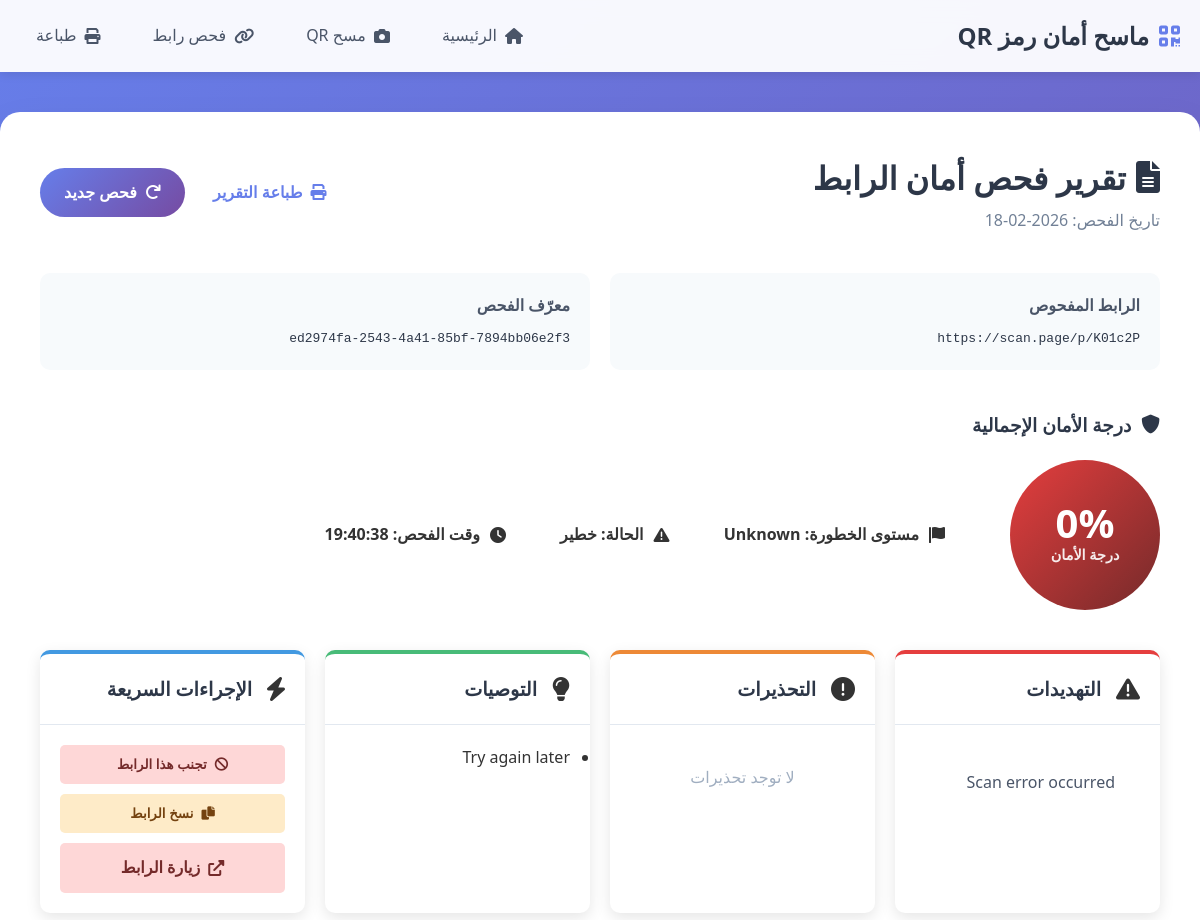
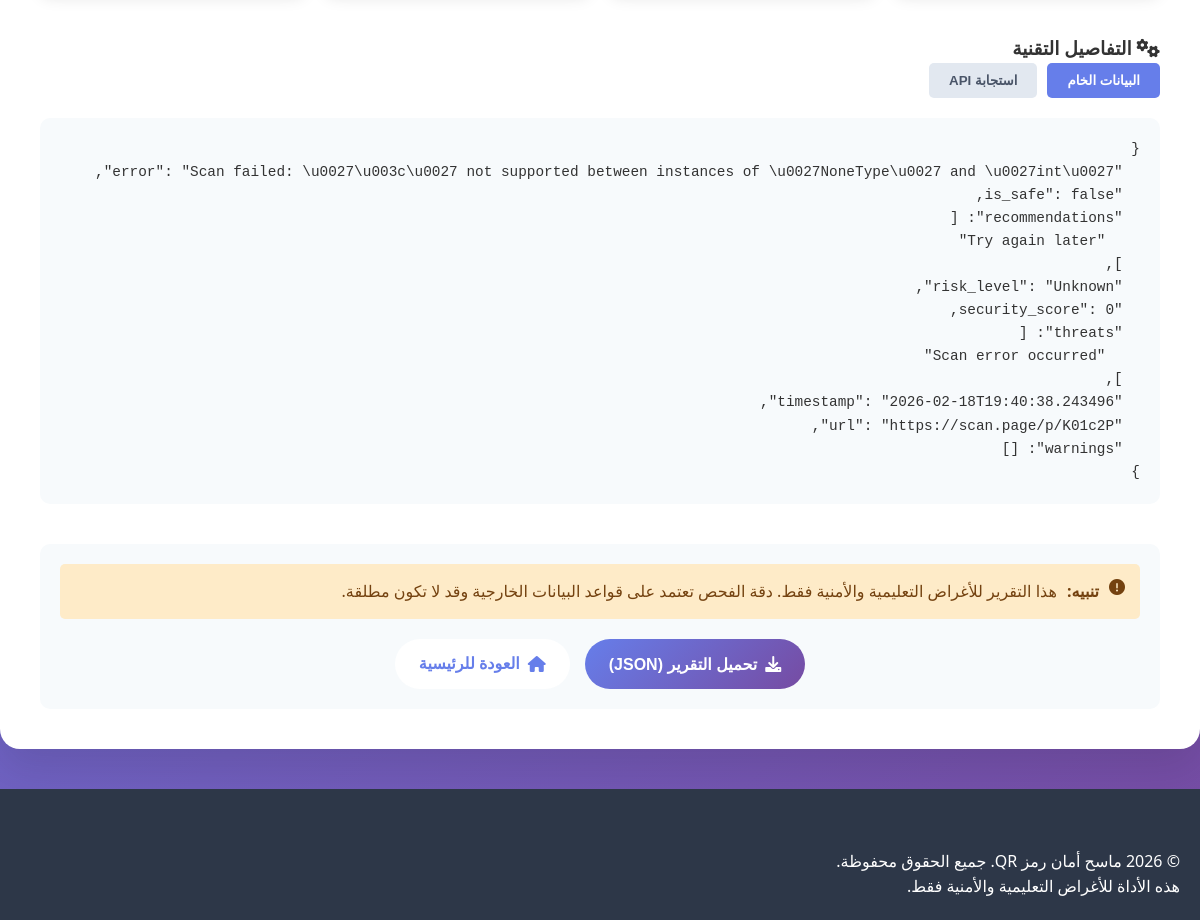
The page /report/ed2974fa-2543-4a41-85bf-7894bb06e2f3 on the database its author committed (2 pictures, top to bottom).
### tables this page shows
CREATE TABLE scans (
                id INTEGER PRIMARY KEY AUTOINCREMENT,
                scan_id TEXT UNIQUE NOT NULL,
                url TEXT NOT NULL,
                result TEXT NOT NULL,
                security_score INTEGER,
                risk_level TEXT,
                source TEXT,
                timestamp TEXT,
                created_at TIMESTAMP DEFAULT CURRENT_TIMESTAMP
            );

CREATE TABLE threats (
                id INTEGER PRIMARY KEY AUTOINCREMENT,
                scan_id TEXT NOT NULL,
                threat_type TEXT NOT NULL,
                description TEXT,
                severity TEXT,
                FOREIGN KEY (scan_id) REFERENCES scans (scan_id)
            );

### backend/app.py (the view)
@app.route('/report/<scan_id>')
def report_page(scan_id):
    result = get_scan_result(scan_id)
    if not result:
        return render_template('error.html', error="Report not found"), 404
    return render_template('report.html', report=result)

### backend/templates/report.html (shortened to what this page needs)
<!DOCTYPE html>
<html lang="ar" dir="rtl">
<head>
    <link rel="stylesheet" href="{{ url_for('static', filename='css/style.css') }}">
    <link rel="stylesheet" href="https://cdnjs.cloudflare.com/ajax/libs/font-awesome/6.0.0/css/all.min.css">
</head>
<body>
    <nav class="navbar">
        <div class="container">
            <h1><i class="fas fa-qrcode"></i> ماسح أمان رمز QR</h1>
            <div class="nav-links">
                <a href="/"><i class="fas fa-home"></i> الرئيسية</a>
                <a href="/scan"><i class="fas fa-camera"></i> مسح QR</a>
                <a href="/manual"><i class="fas fa-link"></i> فحص رابط</a>
                <a href="#" onclick="window.print()"><i class="fas fa-print"></i> طباعة</a>
            </div>
        </div>
    </nav>
    <div class="container report-container">
        <div class="report-header">
            <div class="report-title">
                <h2><i class="fas fa-file-alt"></i> تقرير فحص أمان الرابط</h2>
                <p class="report-date">تاريخ الفحص: {{ report.timestamp[:10] if report.timestamp else 'غير معروف' }}</p>
            </div>
            <div class="report-actions">
                <button onclick="window.print()" class="btn btn-secondary">
                    <i class="fas fa-print"></i> طباعة التقرير
                </button>
                <a href="/" class="btn btn-primary">
                    <i class="fas fa-redo"></i> فحص جديد
                </a>
            </div>
        </div>
        <div class="quick-overview">
            <div class="overview-card">
                <h3>الرابط المفحوص</h3>
                <p class="url-text">{{ report.url or 'غير متوفر' }}</p>
            </div>
            <div class="overview-card">
                <h3>معرّف الفحص</h3>
                <p class="scan-id">{{ report.scan_id or 'غير متوفر' }}</p>
            </div>
        </div>
        {% if report.result %}
        <div class="security-score-section">
            <h3><i class="fas fa-shield-alt"></i> درجة الأمان الإجمالية</h3>
            <div class="score-display">
                {% set score = report.result.security_score|default(0) %}
                {% set risk_level = report.result.risk_level|default('Unknown')|lower %}
                <div class="score-circle score-{{ 'high' if score >= 80 else 'medium' if score >= 60 else 'low' if score >= 40 else 'critical' }}">
                    <span class="score-value">{{ score }}%</span>
                    <span class="score-label">درجة الأمان</span>
                </div>
                <div class="score-details">
                    <div class="risk-level risk-{{ risk_level }}">
                        <i class="fas fa-flag"></i>
                        مستوى الخطورة: {{ report.result.risk_level|default('غير معروف') }}
                    </div>
                    <div class="scan-status {{ 'safe' if report.result.is_safe else 'danger' }}">
                        <i class="fas fa-{{ 'check-circle' if report.result.is_safe else 'exclamation-triangle' }}"></i>
                        الحالة: {{ 'آمن' if report.result.is_safe else 'خطير' }}
                    </div>
                    <div class="scan-time">
                        <i class="fas fa-clock"></i>
                        وقت الفحص: {{ report.timestamp[11:19] if report.timestamp else 'غير معروف' }}
                    </div>
                </div>
            </div>
        </div>
        {% endif %}
        <div class="results-grid">
            <div class="result-card danger">
                <div class="card-header">
                    <i class="fas fa-exclamation-triangle"></i>
                    <h3>التهديدات</h3>
                </div>
                <div class="card-content">
                    {% if report.result and report.result.threats and report.result.threats|length > 0 %}
                    <ul class="threats-list">
                        {% for threat in report.result.threats %}
                        <li>{{ threat }}</li>
                        {% endfor %}
                    </ul>
                    {% else %}
                    <p class="no-items">لا توجد تهديدات</p>
                    {% endif %}
                </div>
            </div>
            <div class="result-card warning">
                <div class="card-header">
                    <i class="fas fa-exclamation-circle"></i>
                    <h3>التحذيرات</h3>
                </div>
                <div class="card-content">
                    {% if report.result and report.result.warnings and report.result.warnings|length > 0 %}
                    <ul class="warnings-list">
                        {% for warning in report.result.warnings %}
                        <li>{{ warning }}</li>
                        {% endfor %}
                    </ul>
                    {% else %}
                    <p class="no-items">لا توجد تحذيرات</p>
                    {% endif %}
                </div>
            </div>
            <div class="result-card success">
                <div class="card-header">
                    <i class="fas fa-lightbulb"></i>
                    <h3>التوصيات</h3>
                </div>
                <div class="card-content">
                    {% if report.result and report.result.recommendations and report.result.recommendations|length > 0 %}
                    <ul class="recommendations-list">
                        {% for recommendation in report.result.recommendations %}
                        <li>{{ recommendation }}</li>
                        {% endfor %}
                    </ul>
                    {% else %}
                    <p class="no-items">لا توجد توصيات</p>
                    {% endif %}
                </div>
            </div>
            <div class="result-card info">
                <div class="card-header">
                    <i class="fas fa-bolt"></i>
                    <h3>الإجراءات السريعة</h3>
                </div>
                <div class="card-content">
                    <div class="quick-actions">
                        {% if report.result and not report.result.is_safe %}
                        <button class="action-btn danger">
                            <i class="fas fa-ban"></i> تجنب هذا الرابط
                        </button>
                        {% endif %}
                        <button class="action-btn warning" onclick="copyToClipboard('{{ report.url }}')">
                            <i class="fas fa-copy"></i> نسخ الرابط
                        </button>
                        <a href="{{ report.url }}" target="_blank" class="action-btn {{ 'danger' if report.result and not report.result.is_safe else 'primary' }}">
                            <i class="fas fa-external-link-alt"></i> زيارة الرابط
                        </a>
                    </div>
                </div>
            </div>
        </div>
        <div class="technical-details">
            <h3><i class="fas fa-cogs"></i> التفاصيل التقنية</h3>
            <div class="details-tabs">
                <button class="tab-btn active" data-tab="raw-data">البيانات الخام</button>
                <button class="tab-btn" data-tab="api-response">استجابة API</button>
            </div>
            <div class="details-content">
                <div id="raw-data" class="tab-content active">
                    <pre>{{ report.result|tojson(indent=2) if report.result else '{}' }}</pre>
                </div>
            </div>
        </div>
        <div class="report-footer">
            <div class="disclaimer">
                <p><i class="fas fa-exclamation-circle"></i> <strong>تنبيه:</strong> هذا التقرير للأغراض التعليمية والأمنية فقط. دقة الفحص تعتمد على قواعد البيانات الخارجية وقد لا تكون مطلقة.</p>
            </div>
            <div class="footer-actions">
                <button onclick="downloadReport()" class="btn btn-primary">
                    <i class="fas fa-download"></i> تحميل التقرير (JSON)
                </button>
                <a href="/" class="btn btn-secondary">
                    <i class="fas fa-home"></i> العودة للرئيسية
                </a>
            </div>
        </div>
    </div>
    <footer>
        <div class="container">
            <p>&copy; 2026 ماسح أمان رمز QR. جميع الحقوق محفوظة.</p>
            <p>هذه الأداة للأغراض التعليمية والأمنية فقط.</p>
        </div>
    </footer>
</body>
</html>

### rows shown on the page
scans: timestamp "2026-02-18", url "https://scan.page/p/K01c2P", scan "ed2974fa-2543-4a41-85bf-7894bb06e2f3", result.risk_level "Unknown", timestamp "19:40:38"
threats: description "Scan error occurred"

### other values the page prints
{{ score }} "0"
{{ 'آمن' if report.result.is_safe else 'خطير' }} "خطير"
{{ recommendation }} "Try again later"
